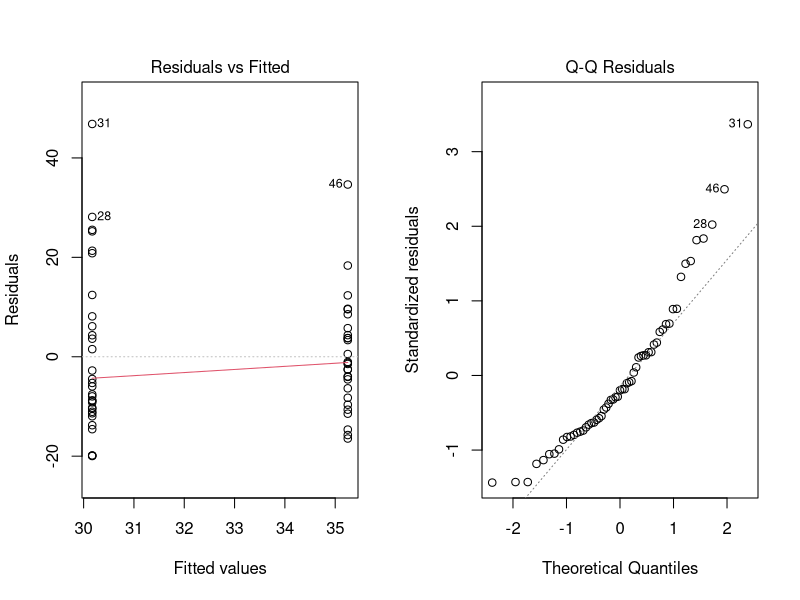
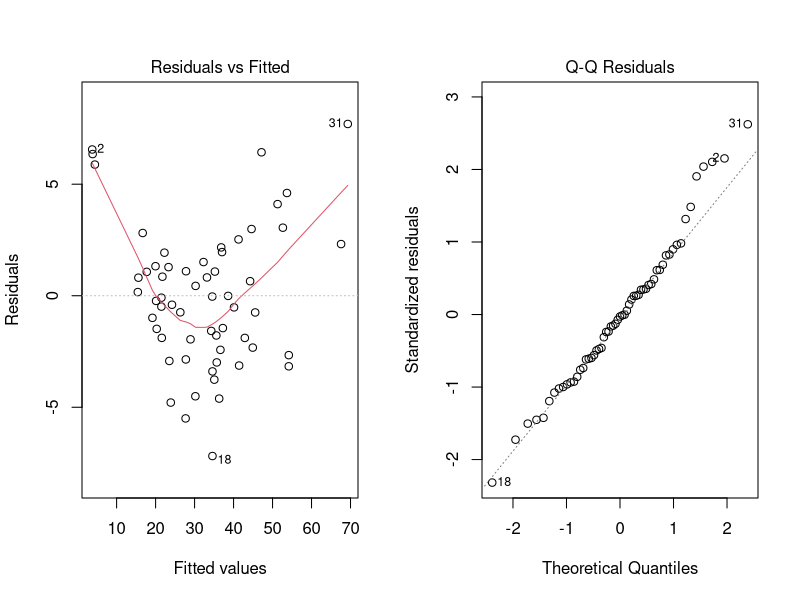
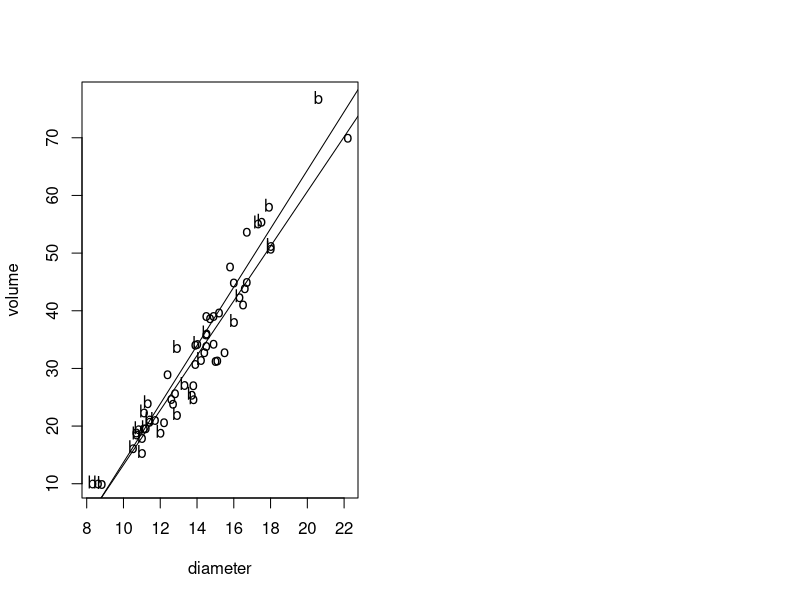
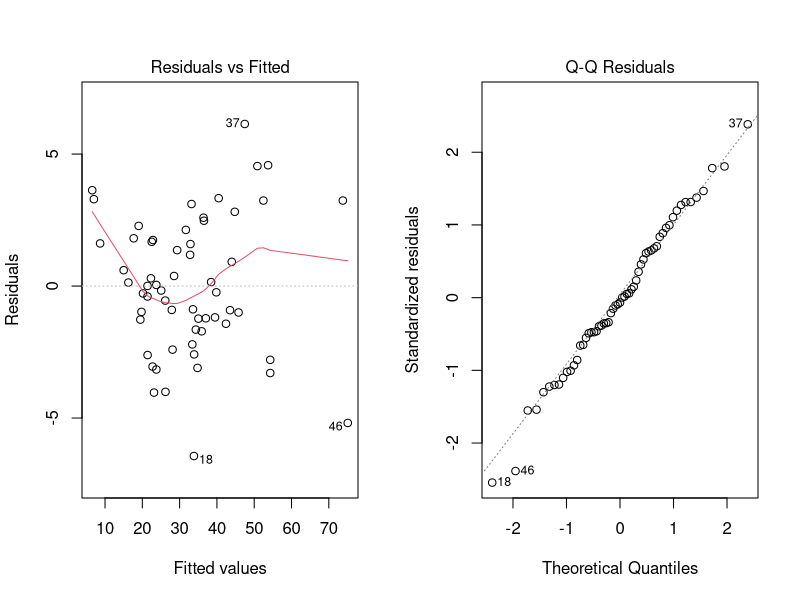

Reproduce these figures in R, in order.
## ---- chunk 1
treeVolume=read.table(file="treeVolume.txt",header=TRUE)
treeVolumeaov=lm(volume~type,data = treeVolume)
anova(treeVolumeaov)
summary(treeVolumeaov)
par(mfrow=c(1,2))
plot(treeVolumeaov,1)
plot(treeVolumeaov,2)
## ---- chunk 2
treeVolumeaov2=lm(volume~diameter+height+type,data=treeVolume)
drop1(treeVolumeaov2,test="F")
summary(treeVolumeaov2)
mean(treeVolume$diameter)
mean(treeVolume$height)
-63.78138-1.30460+4.69806*13.90678+75.84746*0.41725
-63.78138+4.69806*13.90678+75.84746*0.41725
par(mfrow=c(1,2))
plot(treeVolumeaov2,1)
plot(treeVolumeaov2,2)
## ---- chunk 3
plot(volume~diameter,pch=unclass(type),data=treeVolume)
for (i in c("oak",'beech')) abline(lm(volume~diameter,data=treeVolume[treeVolume$type==i,]))
aovtreeVolumeinter=lm(volume~height+diameter*type,data=treeVolume)
summary(aovtreeVolumeinter)
## ---- chunk 4
treeVolume$square_diameter=treeVolume$diameter^2
treeVolumeaov3=lm(volume~square_diameter+height+type,data=treeVolume)
drop1(treeVolumeaov3,test="F")
summary(treeVolumeaov3)
par(mfrow=c(1,2))
plot(treeVolumeaov3,1)
plot(treeVolumeaov3,2)
